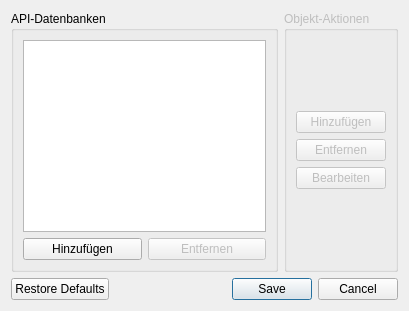
<ui version="4.0" >
 <author>Tamino Dauth</author>
 <class>ApiDatabaseDialog</class>
 <widget class="QDialog" name="ApiDatabaseDialog" >
  <property name="geometry" >
   <rect>
    <x>0</x>
    <y>0</y>
    <width>409</width>
    <height>311</height>
   </rect>
  </property>
  <property name="windowTitle" >
   <string>API-Datenbanken</string>
  </property>
  <layout class="QGridLayout" >
   <item row="0" column="0" >
    <widget class="QGroupBox" name="groupBox" >
     <property name="title" >
      <string>API-Datenbanken</string>
     </property>
     <layout class="QGridLayout" >
      <item row="0" column="0" >
       <layout class="QVBoxLayout" >
        <item>
         <widget class="QListWidget" name="listWidget" >
          <property name="selectionMode" >
           <enum>QAbstractItemView::MultiSelection</enum>
          </property>
         </widget>
        </item>
        <item>
         <layout class="QHBoxLayout" >
          <item>
           <widget class="QPushButton" name="addDatabasesPushButton" >
            <property name="text" >
             <string>Hinzufügen</string>
            </property>
            <property name="icon" >
             <iconset resource="../vjasside.qrc" >:/images/actions/list-add.png</iconset>
            </property>
           </widget>
          </item>
          <item>
           <widget class="QPushButton" name="removeDatabasesPushButton" >
            <property name="enabled" >
             <bool>false</bool>
            </property>
            <property name="text" >
             <string>Entfernen</string>
            </property>
            <property name="icon" >
             <iconset resource="../vjasside.qrc" >:/images/actions/list-remove.png</iconset>
            </property>
           </widget>
          </item>
         </layout>
        </item>
       </layout>
      </item>
     </layout>
    </widget>
   </item>
   <item row="0" column="1" >
    <widget class="QGroupBox" name="objectActionsGroupBox" >
     <property name="enabled" >
      <bool>false</bool>
     </property>
     <property name="title" >
      <string>Objekt-Aktionen</string>
     </property>
     <layout class="QGridLayout" >
      <item row="0" column="0" >
       <layout class="QVBoxLayout" >
        <item>
         <widget class="QPushButton" name="addObjectPushButton" >
          <property name="text" >
           <string>Hinzufügen</string>
          </property>
          <property name="icon" >
           <iconset resource="../vjasside.qrc" >:/images/actions/list-add.png</iconset>
          </property>
         </widget>
        </item>
        <item>
         <widget class="QPushButton" name="removeObjectPushButton" >
          <property name="text" >
           <string>Entfernen</string>
          </property>
          <property name="icon" >
           <iconset resource="../vjasside.qrc" >:/images/actions/list-remove.png</iconset>
          </property>
         </widget>
        </item>
        <item>
         <widget class="QPushButton" name="editObjectPushButton" >
          <property name="text" >
           <string>Bearbeiten</string>
          </property>
         </widget>
        </item>
       </layout>
      </item>
     </layout>
    </widget>
   </item>
   <item row="1" column="0" colspan="2" >
    <widget class="QDialogButtonBox" name="buttonBox" >
     <property name="orientation" >
      <enum>Qt::Horizontal</enum>
     </property>
     <property name="standardButtons" >
      <set>QDialogButtonBox::Cancel|QDialogButtonBox::NoButton|QDialogButtonBox::RestoreDefaults|QDialogButtonBox::Save</set>
     </property>
    </widget>
   </item>
  </layout>
 </widget>
 <resources>
  <include location="../vjasside.qrc" />
 </resources>
 <connections>
  <connection>
   <sender>buttonBox</sender>
   <signal>accepted()</signal>
   <receiver>ApiDatabaseDialog</receiver>
   <slot>accept()</slot>
   <hints>
    <hint type="sourcelabel" >
     <x>348</x>
     <y>282</y>
    </hint>
    <hint type="destinationlabel" >
     <x>405</x>
     <y>268</y>
    </hint>
   </hints>
  </connection>
  <connection>
   <sender>buttonBox</sender>
   <signal>rejected()</signal>
   <receiver>ApiDatabaseDialog</receiver>
   <slot>reject()</slot>
   <hints>
    <hint type="sourcelabel" >
     <x>254</x>
     <y>286</y>
    </hint>
    <hint type="destinationlabel" >
     <x>404</x>
     <y>206</y>
    </hint>
   </hints>
  </connection>
 </connections>
</ui>
